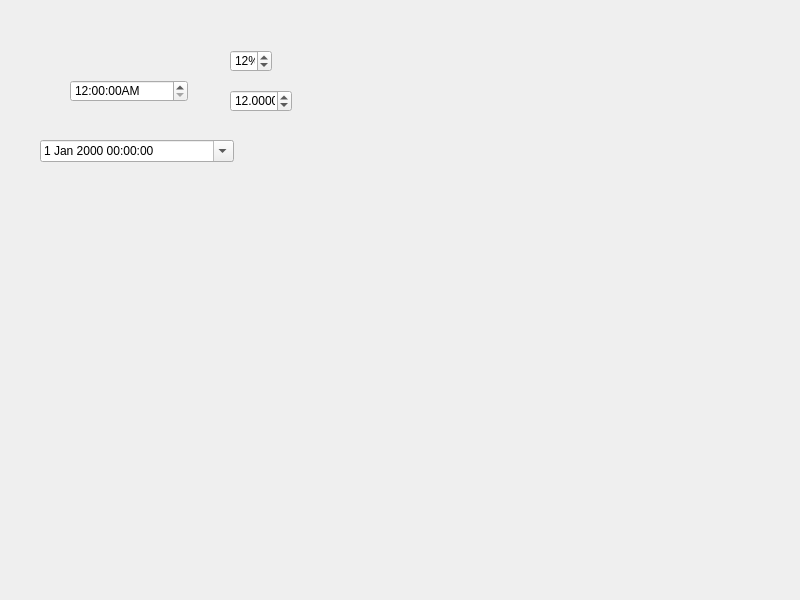
<?xml version="1.0" encoding="UTF-8"?>
<ui version="4.0">
 <class>MyWidget</class>
 <widget class="QWidget" name="MyWidget">
  <property name="geometry">
   <rect>
    <x>0</x>
    <y>0</y>
    <width>800</width>
    <height>600</height>
   </rect>
  </property>
  <property name="windowTitle">
   <string>MyWidget</string>
  </property>
  <widget class="QTimeEdit" name="timeEdit">
   <property name="geometry">
    <rect>
     <x>70</x>
     <y>80</y>
     <width>118</width>
     <height>22</height>
    </rect>
   </property>
   <property name="displayFormat">
    <string>h:mm:ssA</string>
   </property>
  </widget>
  <widget class="QDateTimeEdit" name="dateTimeEdit">
   <property name="geometry">
    <rect>
     <x>40</x>
     <y>140</y>
     <width>194</width>
     <height>22</height>
    </rect>
   </property>
   <property name="calendarPopup">
    <bool>true</bool>
   </property>
  </widget>
  <widget class="QSpinBox" name="spinBox">
   <property name="geometry">
    <rect>
     <x>230</x>
     <y>50</y>
     <width>42</width>
     <height>22</height>
    </rect>
   </property>
   <property name="suffix">
    <string>%</string>
   </property>
   <property name="value">
    <number>12</number>
   </property>
  </widget>
  <widget class="QDoubleSpinBox" name="doubleSpinBox">
   <property name="geometry">
    <rect>
     <x>230</x>
     <y>90</y>
     <width>62</width>
     <height>22</height>
    </rect>
   </property>
   <property name="decimals">
    <number>4</number>
   </property>
   <property name="value">
    <double>12.000000000000000</double>
   </property>
  </widget>
 </widget>
 <resources/>
 <connections/>
</ui>
